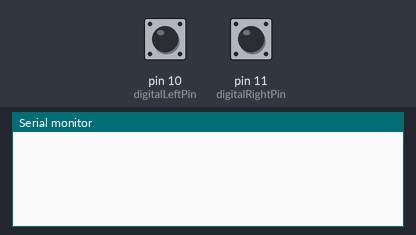
Recording of a sketch running on a simulated Arduino Uno, built with avr-gcc and run on an emulated ATmega328P. Shown: the last lines printed to the serial monitor. The inputs (shaded band) are chosen by the test bench; at power-on: pin 10 (digitalLeftPin) HIGH, pin 11 (digitalRightPin) HIGH.

Above: at 1.2 s.
1.3 s: pin 10 (digitalLeftPin) pulled LOW for 0.15 s
At 2.5 s:
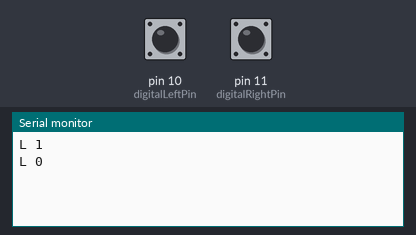
2.9 s: pin 11 (digitalRightPin) pulled LOW for 0.15 s
At 3.7 s:
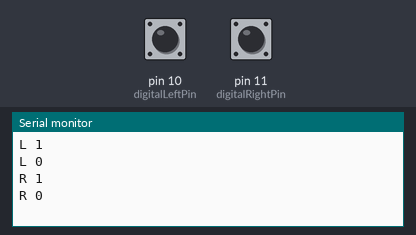

Measured:
- after the input at 1.3 s, the serial monitor: prints a new line at once (image 1)
- after the input at 2.9 s, the serial monitor: prints a new line at once (image 2)

The sketch:

RemoteCW.ino
```cpp
//Remote CW
unsigned long nextTime = 0;
const int digitalLeftPin = 10;
const int digitalRightPin = 11;
bool lastLeftPin = false;
bool lastRightPin = false;

void setup() {
  Serial.begin(115200);
  pinMode(digitalLeftPin, INPUT_PULLUP);
  pinMode(digitalRightPin, INPUT_PULLUP);
}

void loop() {

  unsigned long newTime = millis();
  if (newTime > nextTime)
  {
    bool leftPin = !digitalRead(digitalLeftPin);
    bool rightPin = !digitalRead(digitalRightPin);
    nextTime = newTime + 1;

    if (leftPin != lastLeftPin)
    {
      Serial.write("L ");
      //Serial.write(String(nextTime).c_str());
      String stateText = "0";
      if (leftPin)
      {
        stateText = "1";
      }
      Serial.write(stateText.c_str());
      Serial.write("\n");
      lastLeftPin = leftPin;
    }

    if (rightPin != lastRightPin)
    {
      Serial.write("R ");
      //Serial.write(String(nextTime).c_str());
      String stateText = "0";
      if (rightPin)
      {
        stateText = "1";
      }
      Serial.write(stateText.c_str());
      Serial.write("\n");
      lastRightPin = rightPin;
    }
  }
}
```
